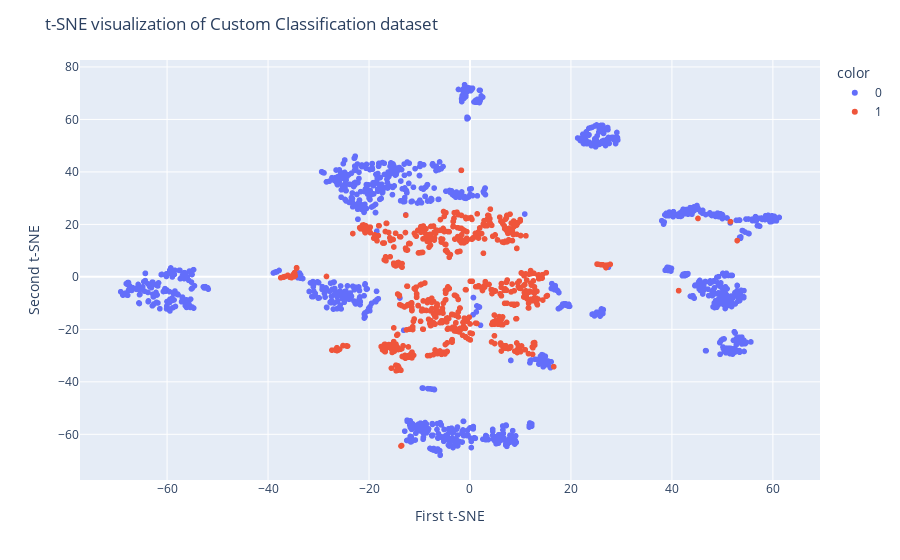

Source (notebook cell):
### Code cell
fig = px.scatter(x=X_tsne[:, 0], y=X_tsne[:, 1], color=df_normalized[target])
fig.update_layout(
    title="t-SNE visualization of Custom Classification dataset",
    xaxis_title="First t-SNE",
    yaxis_title="Second t-SNE",
)
fig.show()

### Figure 1 — Plotly figure (JSON) as saved in the notebook; plotly's stock layout.template omitted (floating-point values rounded to 4 significant figures; data arrays with more than 128 entries replaced by an {"elided": "..."} marker saying what was removed)
{"data": [{"hovertemplate": "color=0<br>x=%{x}<br>y=%{y}<extra></extra>", "legendgroup": "0", "marker": {"color": "#636efa", "symbol": "circle"}, "mode": "markers", "name": "0", "showlegend": true, "type": "scattergl", "x": {"elided": "1268 float values"}, "xaxis": "x", "y": {"elided": "1268 float values"}, "yaxis": "y"}, {"hovertemplate": "color=1<br>x=%{x}<br>y=%{y}<extra></extra>", "legendgroup": "1", "marker": {"color": "#EF553B", "symbol": "circle"}, "mode": "markers", "name": "1", "showlegend": true, "type": "scattergl", "x": {"elided": "673 float values"}, "xaxis": "x", "y": {"elided": "673 float values"}, "yaxis": "y"}], "layout": {"legend": {"title": {"text": "color"}, "tracegroupgap": 0}, "margin": {"t": 60}, "title": {"text": "t-SNE visualization of Custom Classification dataset"}, "xaxis": {"anchor": "y", "domain": [0, 1], "title": {"text": "First t-SNE"}}, "yaxis": {"anchor": "x", "domain": [0, 1], "title": {"text": "Second t-SNE"}}}}
